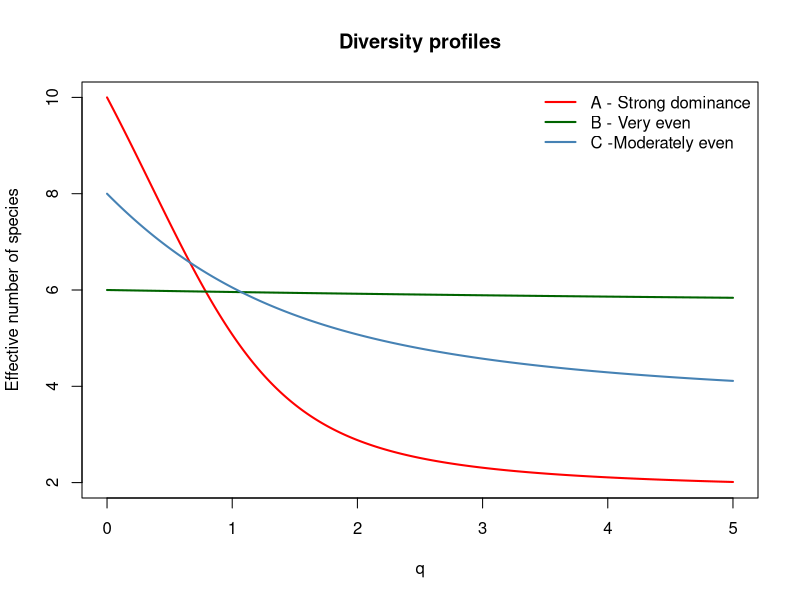

R code for this plot:
A <- c(60, 5, 5, 5, 5, 5, 5, 5, 5, 5)     # S = 10
B <- c(17, 17, 17, 16, 15, 12)            # S = 6
C <- c(30, 25, 15, 10, 8, 6, 4, 2)        # S = 8



p.A <- A/sum(A)
p.B <- B/sum(B)
p.C <- C/sum(C)



# Create a loop to compute Hill numbers for q values between 0 and 5
D.A <- numeric()
D.B <- numeric()
D.C <- numeric()

q <- numeric()
q. <- seq(0, 5, 0.01)
for (i in 1:length(q.)){
  q <- q.[i]
  if (q!=1) {
   D.A[i] <- sum(p.A^q)^(1/(1-q))
   D.B[i] <- sum(p.B^q)^(1/(1-q))
   D.C[i] <- sum(p.C^q)^(1/(1-q))
  }
   
  if (q== 1) {
    D.A[i] <- exp(-sum(p.A * log(p.A))) 
    D.B[i] <- exp(-sum(p.B * log(p.B))) 
    D.C[i] <- exp(-sum(p.C * log(p.C))) 
  }
}

X11()
plot(q., D.A, type="l", ylim=c(2,10), xlab="q", ylab="Effective number of species",
     main="Diversity profiles", lwd=2, col="red")
lines(q., D.B, lwd=2, col="darkgreen")
lines(q., D.C, lwd=2, col="steelblue")
legend("topright", legend=c("A - Strong dominance","B - Very even", "C -Moderately even"), lwd=2,
       col=c("red", "darkgreen", "steelblue"), lty=1, bty="n")
